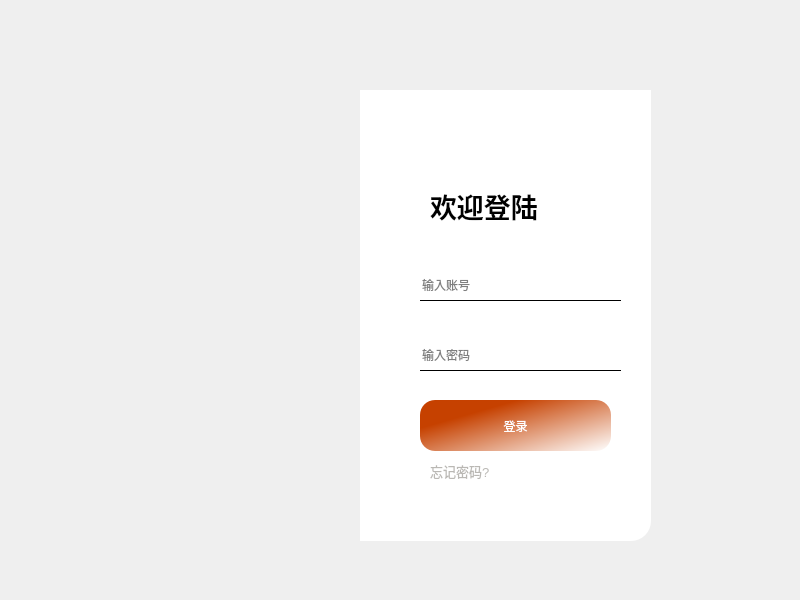
<?xml version="1.0" encoding="UTF-8"?>
<ui version="4.0">
 <class>MainWindow</class>
 <widget class="QMainWindow" name="MainWindow">
  <property name="geometry">
   <rect>
    <x>0</x>
    <y>0</y>
    <width>800</width>
    <height>600</height>
   </rect>
  </property>
  <property name="windowTitle">
   <string>MainWindow</string>
  </property>
  <widget class="QWidget" name="centralwidget">
   <widget class="QLabel" name="label">
    <property name="geometry">
     <rect>
      <x>150</x>
      <y>90</y>
      <width>250</width>
      <height>450</height>
     </rect>
    </property>
    <property name="styleSheet">
     <string notr="true">border-image:url(:/img/luis-gomes.jpg);
border-top-left-radius:20px;
</string>
    </property>
    <property name="text">
     <string/>
    </property>
   </widget>
   <widget class="QLabel" name="label_2">
    <property name="geometry">
     <rect>
      <x>360</x>
      <y>90</y>
      <width>291</width>
      <height>451</height>
     </rect>
    </property>
    <property name="styleSheet">
     <string notr="true">background-color:rgb(255, 255, 255);
border-bottom-right-radius:20px;</string>
    </property>
    <property name="text">
     <string/>
    </property>
   </widget>
   <widget class="QLabel" name="label_3">
    <property name="geometry">
     <rect>
      <x>430</x>
      <y>190</y>
      <width>151</width>
      <height>31</height>
     </rect>
    </property>
    <property name="font">
     <font>
      <family>楷体</family>
      <pointsize>20</pointsize>
      <weight>75</weight>
      <bold>true</bold>
     </font>
    </property>
    <property name="text">
     <string>欢迎登陆</string>
    </property>
   </widget>
   <widget class="QLineEdit" name="lineEdit">
    <property name="geometry">
     <rect>
      <x>420</x>
      <y>270</y>
      <width>201</width>
      <height>31</height>
     </rect>
    </property>
    <property name="styleSheet">
     <string notr="true">border:none;
background-color:rgb(255, 255, 255,0);
border-bottom:1px solid rgb(0, 0, 0);
color:rgb(0, 0, 0)</string>
    </property>
    <property name="placeholderText">
     <string>输入账号</string>
    </property>
   </widget>
   <widget class="QLineEdit" name="lineEdit_2">
    <property name="geometry">
     <rect>
      <x>420</x>
      <y>340</y>
      <width>201</width>
      <height>31</height>
     </rect>
    </property>
    <property name="styleSheet">
     <string notr="true">border:none;
background-color:rgb(255, 255, 255,0);
border-bottom:1px solid rgb(0, 0, 0);
color:rgb(0, 0, 0)</string>
    </property>
    <property name="placeholderText">
     <string>输入密码</string>
    </property>
   </widget>
   <widget class="QPushButton" name="pushButton">
    <property name="geometry">
     <rect>
      <x>420</x>
      <y>400</y>
      <width>191</width>
      <height>51</height>
     </rect>
    </property>
    <property name="styleSheet">
     <string notr="true">QPushButton {
	background-color:qlineargradient(spread:pad, x1:0.239, y1:0.295455, x2:1, y2:1, stop:0 rgba(198, 65, 0, 255), stop:1 rgba(255, 255, 255, 255));
	border-radius:15px;
	color:rgb(255, 255, 255);
}</string>
    </property>
    <property name="text">
     <string>登录</string>
    </property>
   </widget>
   <widget class="QLabel" name="label_4">
    <property name="geometry">
     <rect>
      <x>430</x>
      <y>460</y>
      <width>91</width>
      <height>21</height>
     </rect>
    </property>
    <property name="font">
     <font>
      <pointsize>10</pointsize>
     </font>
    </property>
    <property name="styleSheet">
     <string notr="true">color: rgb(186, 184, 180);</string>
    </property>
    <property name="text">
     <string>忘记密码?</string>
    </property>
   </widget>
   <zorder>label_2</zorder>
   <zorder>label</zorder>
   <zorder>label_3</zorder>
   <zorder>lineEdit</zorder>
   <zorder>lineEdit_2</zorder>
   <zorder>pushButton</zorder>
   <zorder>label_4</zorder>
  </widget>
 </widget>
 <resources>
  <include location="resource/resource.qrc"/>
 </resources>
 <connections/>
</ui>
